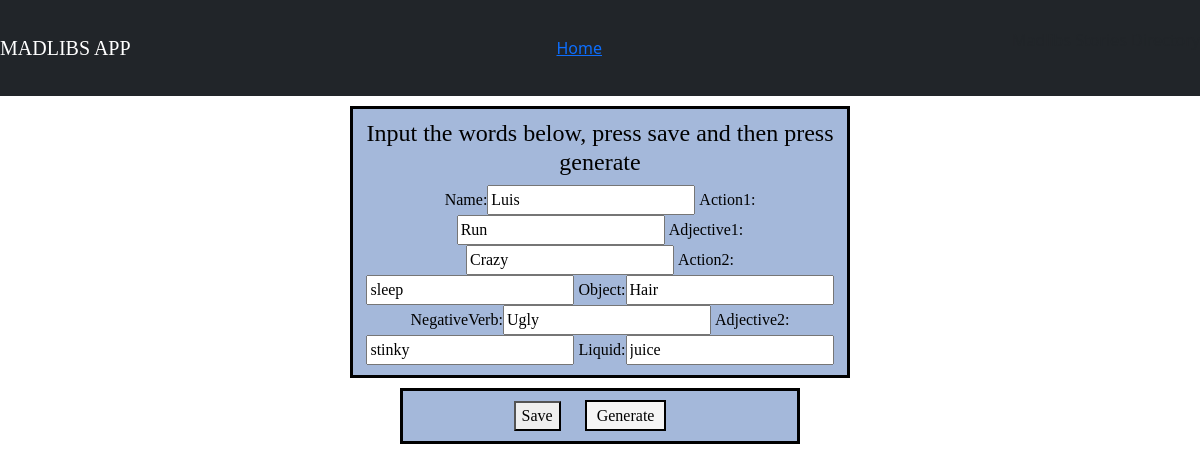
Screenshot of /story/rave/1 with the database file from the repository.
### story/models.py (models this page shows)
class Rave(models.Model):
    name = models.CharField(max_length=50)
    action1 = models.CharField(max_length=50)
    adjective1 = models.CharField(max_length=50)
    action2 = models.CharField(max_length=50)
    object = models.CharField(max_length=50)
    negativeVerb = models.CharField(max_length=50)
    adjective2 = models.CharField(max_length=50)
    liquid = models.CharField(max_length=50)

### story/views.py (the view)
# urls.py: path('rave/<int:id>', views.rave_update, name="rave_update"),
def rave_update(request, id):
    item = Rave.objects.get(id=id)
    form = RaveForm(request.POST or None, instance=item)
    if form.is_valid():
        form.save()
        return redirect('/story/rave/1')
    return render(request, 'story/rave-form.html', {'form': form, 'item':item})

### story/forms.py
class RaveForm(forms.ModelForm):
    class Meta:
        model = Rave
        fields = ['name', 'action1', 'adjective1', 'action2',
                  'object', 'negativeVerb', 'adjective2', 'liquid']

### story/templates/story/rave-form.html (shortened to what this page needs)
{% extends 'story/base.html' %}
{% block body %}
<form method="POST">
    <div class="div-form" style="width:500px">
        <h4>Input the words below, press save and then press generate</h4>
        {{ form }}
    </div>
    <div class="save">
        <button type="submit">Save</button>
        <a class="generate" href="/story/rave_story/1">Generate</a>
    </div>
</form>
{% endblock %}

### story/static/story/style.css (style rules this page uses)
h4 { font-family: "Cooper Black" }
form { font-family: Calibri; }
div { color: black; border: solid black; text-align: center; margin: 20px 20px; padding: 10px; background-color: #E1F7FA; }
.save { background-color: #A4B8DA; width:400px; margin: 10px auto; }
.div-form { background-color: #A4B8DA; width: 200px; margin: 10px auto; }
.generate { border:black solid 2px; background-color: whitesmoke; color: black; padding: 5px 10px; text-decoration: none; margin: 20px; }

### rows the page displays
Rave: name "Luis", action1 "Run", adjective1 "Crazy", action2 "sleep", object "Hair", negativeVerb "Ugly", adjective2 "stinky", liquid "juice"
